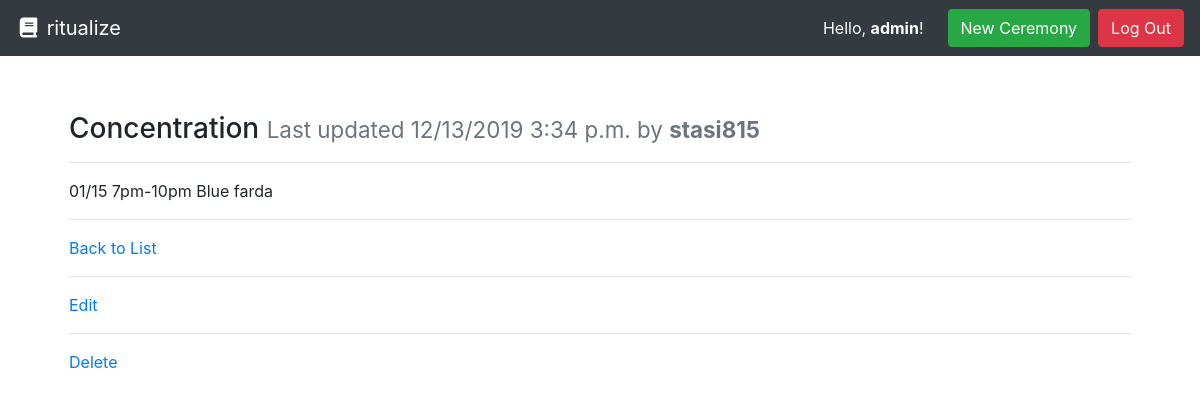
The page /rituals/concentration/ (signed in) on the database its author committed.
### rituals/models.py (models this page shows, shortened)
class Ceremony(models.Model):
    title = models.CharField(max_length=30)
    author = models.ForeignKey(User, on_delete=models.PROTECT, help_text="The user that posted this ceremony.")
    slug = models.CharField(max_length=settings.CEREMONY_PAGE_TITLE_MAX_LENGTH, blank=True, editable=False, help_text="Unique URL path to access this page. Generated by the system.")
    content = models.TextField(help_text="Write the description of the ceremony here.")
    created = models.DateTimeField(auto_now_add=True, help_text="The date and time this page was created. Automatically generated when the model saves.")
    modified = models.DateTimeField(auto_now=True, help_text="The date and time this page was updated. Automatically generated when the model updates.")

### rituals/views.py (the view)
# urls.py: path('rituals/<str:slug>/', CeremonyDetailView.as_view(), name='ceremony-details-page'),
class CeremonyDetailView(DetailView):
    model = Ceremony
    def get(self, request, slug):
        ceremony = self.get_queryset().get(slug__iexact=slug)
        return render(request, 'rituals/ceremony.html', {
            'ceremony': ceremony
        })

### rituals/templates/rituals/ceremony.html
{% extends "base.html" %}
{% block content %}
  <div class="row">
    <div class="col m-4">
      <h3>{{ ceremony.title }} <small class="text-muted">Last updated {{ ceremony.modified|date:"SHORT_DATETIME_FORMAT" }} by <b>{{ ceremony.author.username }}</b></small></h3>
      <hr>
      <p>{{ ceremony.content|linebreaksbr }}</p>
      <hr>
      <a href="{% url 'ceremony-list-page' %}">Back to List</a><hr>
      {% if user.is_authenticated %}
        <a href= "{% url 'ceremony-update-page' ceremony.slug %}">Edit</a><hr>
        <a href= "{% url "ceremony-delete" ceremony.slug %}">Delete</a>
      {% endif %}
    </div>
  </div>
{% endblock %}

### templates/base.html (shortened to what this page needs)
<!doctype html>
<html lang="en">
  <head>
    <link rel="stylesheet" href="https://stackpath.bootstrapcdn.com/bootstrap/4.3.1/css/bootstrap.min.css"
>
  </head>
  <body>
    <nav class="navbar navbar-expand-md navbar-dark bg-dark">
      <a class="navbar-brand" href="{% url 'ceremony-list-page' %}"><i class="fas fa-fw fa-book"></i> ritualize</a>
      <form class="form-inline ml-auto">
        {% if user.is_authenticated %}
          <div class="text-white">Hello, <strong>{{ user.username }}</strong>!</div>
          <a href="{% url 'new-ceremony-page' %}" class="btn btn-success ml-4">New Ceremony</a>
          <a href="{% url 'logout' %}" class="btn btn-danger ml-2">Log Out</a>
        {% else %}
        <a href="{% url 'login' %}" class="btn btn-secondary ml-2">Log In</a>
        <a href="{% url 'signup' %}" class="btn btn-primary ml-2">Sign Up</a>
        {% endif %}
      </form>
    </nav>
    <main role="main" class="container" style="margin-top: 4vh;">
      {% block content %}{% endblock %}
    </main>
  </body>

### rows shown on the page
Ceremony: title "Concentration", modified "12/13/2019 3:34 p.m.", author.username "stasi815", content "01/15 7pm-10pm Blue farda"

### other values the page prints
{{ user.username }} "admin"
